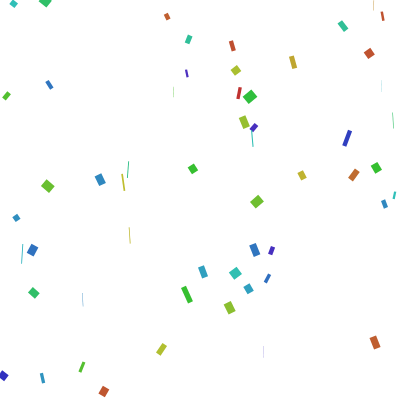
Frame 1 (no input)
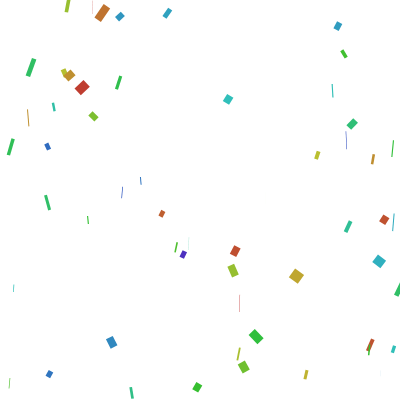
Frame 60 (no input)
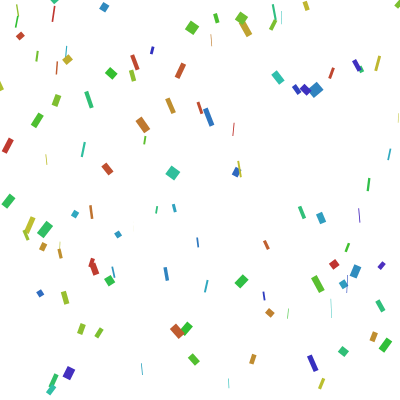
Frame 120 (the mouse pressed at the canvas centre since frame 60)

The p5.js sketch that drew these frames (run headless with seeded random() and noise() and a simulated clock; from frame 60 on, the mouse is pressed at the canvas centre):

// p5.js sketch
// ── sketch.js
let confettiArr = [];
let pressTime = 0;

function setup() {
  createCanvas(400, 400);
  colorMode(HSB);

  for (let i = 0; i < random(50, 70); i++) {
    confettiArr[i] = new confetti(random(width), random(height));
  }
}

function draw() {
  background(255);
  for (let i = 0; i < confettiArr.length; i++) {
    confettiArr[i].display();
    confettiArr[i].move();
    if (confettiArr[i].y > height) {
      confettiArr[i] = new confetti(random(width), 0);
    }
  }
}

function mousePressed() {
  //press mouse button to increase the density.
  for (let i = 0; i < random(50, 70); i++) {
    confettiArr.push(new confetti(random(width), random(height)));
  }
  //press 5 times resets the array
  if (pressTime >= 5) {
    let tempArr = [];
    for (let i = 0; i < random(50, 70); i++) {
      tempArr[i] = new confetti(random(width), random(height));
    }
    confettiArr = tempArr;
    pressTime = 0;
    return;
  }
  pressTime++;
}

class confetti {
  constructor(x, y) {
    this.x = x;
    this.y = y;
    this.xSize = random(10, 20);
    this.ySize = 0.7 * this.xSize;
    this.hue = random(0, 255);
    this.time = 0;
    this.amp = random(5, 10);
    this.angReset = random(0, 2 * PI);//each confetti start rotating at a different place.
  }
  display() {
    push();
    translate(this.x, this.y);
    rotate(this.time+this.angReset);

    noStroke();
    fill(this.hue, 75, 75);

    let cXSize = this.xSize * sin(this.time + this.angReset);//mimic confetti rotation
    let cYSize = this.ySize * cos(this.time + this.angReset);

    rect(-cXSize / 2, -cYSize / 2, cXSize, cYSize);
    pop();
    this.time += this.amp / 100;
  }
  move() {
    this.y += this.amp / 2;
  }
}
